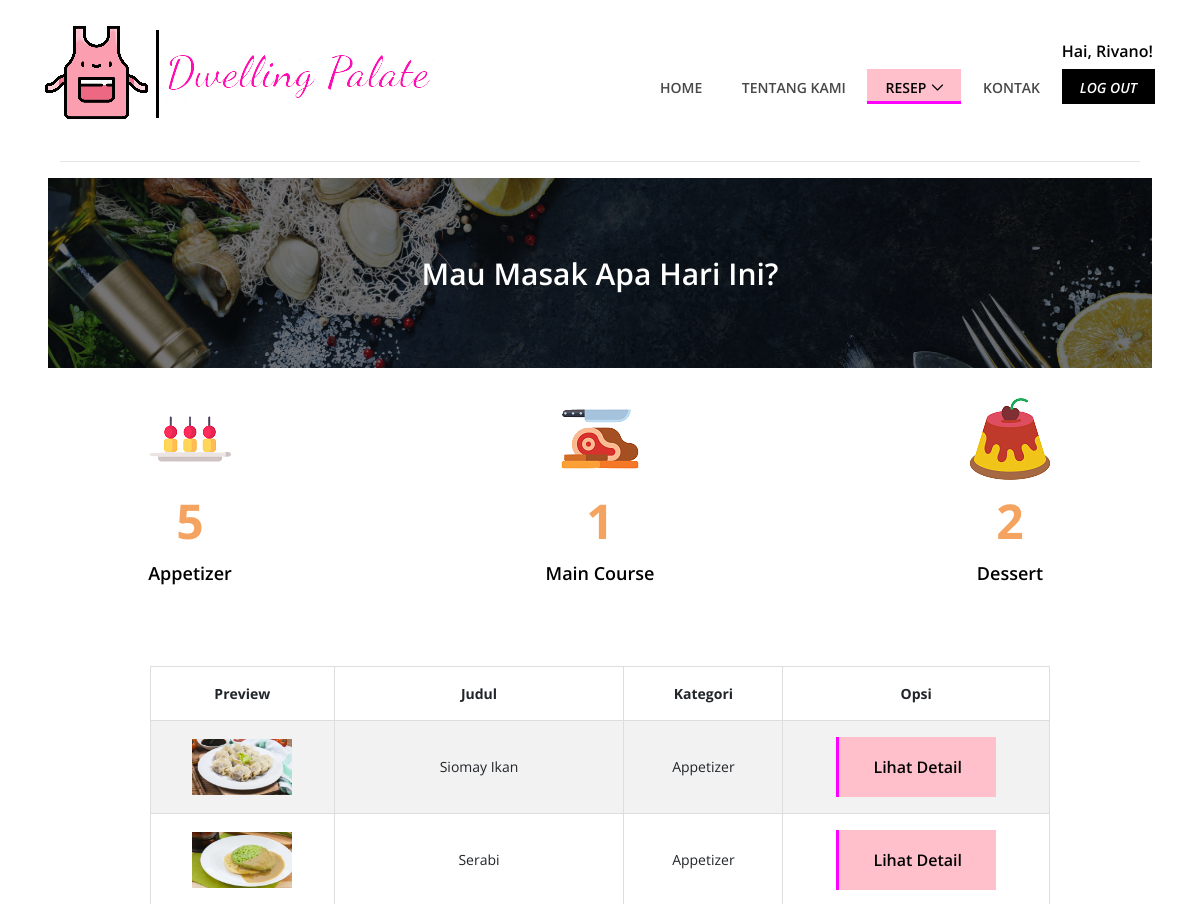
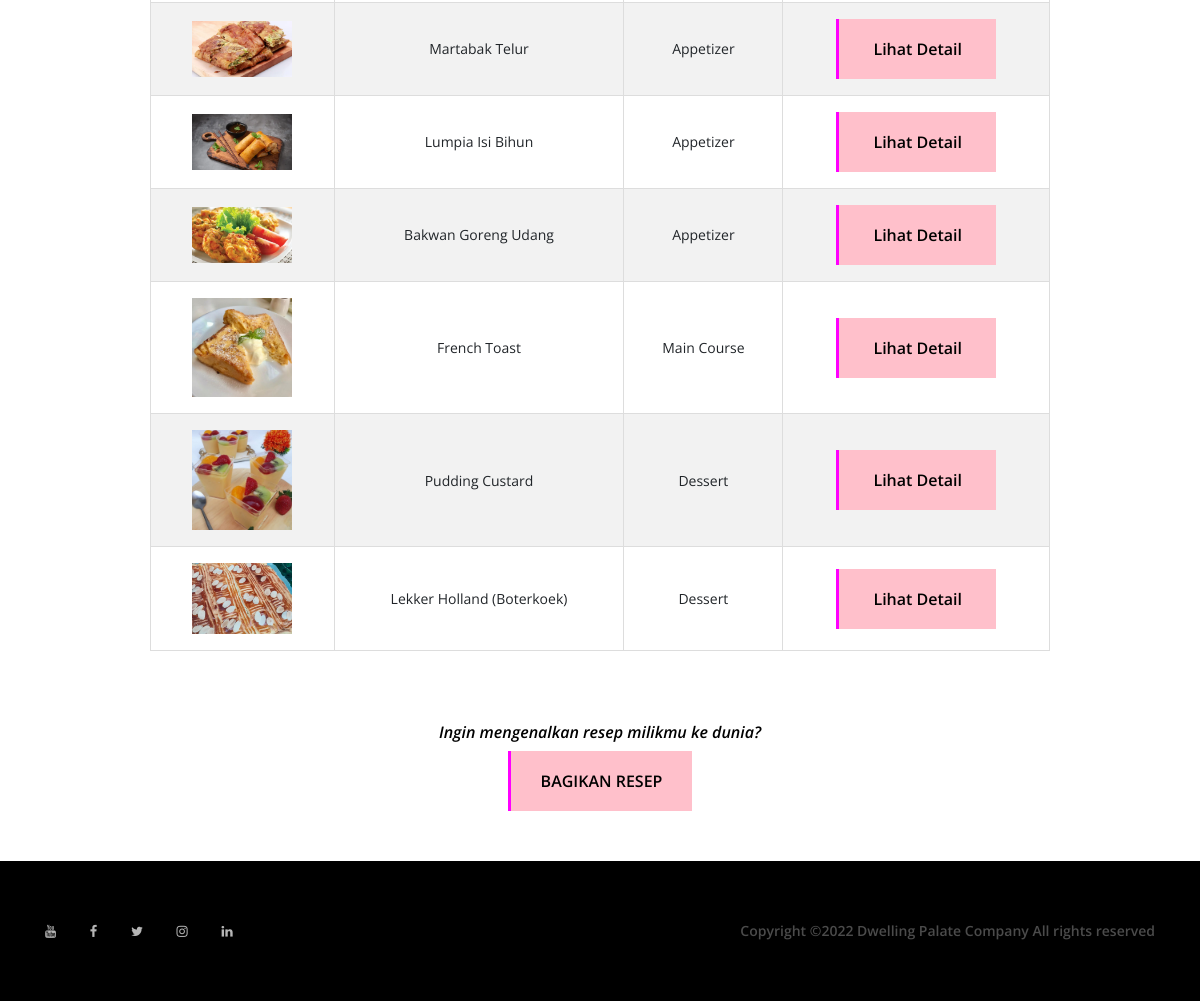
The page /output.php (signed in) on the database its author committed (2 pictures, top to bottom).
### tables this page shows
CREATE TABLE `dataresep` (
  `id_resep` int(11) NOT NULL,
  `judul` varchar(50) NOT NULL,
  `kategori` varchar(20) NOT NULL,
  `waktu` int(4) NOT NULL,
  `bahan` varchar(5000) NOT NULL,
  `langkah` varchar(5000) NOT NULL
);

### output.php (the view, shortened to what this page needs)
<?php
    $username = $_SESSION['username'];
?>
<!DOCTYPE html>
<html>
    <head>
        <link rel="stylesheet" href="style.css">
    </head>
    <body>
        <header class="header-area">
            <div class="main-menu">
                <div class="classy-nav-container breakpoint-off">
                    <div class="container">
                        <nav class="classy-navbar justify-content-between" id="deliciousNav">
                            <a class="nav-brand" href="home.php"><img src="img/png/logo.png" alt=""></a>
                            <div class="classy-menu">
                                <div class="classynav">
                                    <ul>
                                        <li><a href="home.php">Home</a></li>
                                        <li><a href="home.php#about">Tentang Kami</a></li>
                                        <li class="active"><a href="#">Resep</a>
                                        </li>
                                        <li><a href="home.php#contact">Kontak</a></li>
                                        <li><?php echo "<h6>Hai, ".$username."!</h6>"?>
                                        <a style="background-color: black; color: white;" href=logout.php><i>LOG OUT</i></a></li>
                                    </ul>
                                </div>
                            </div>
                        </nav>
                    </div>
                </div>
            </div>
        </header>
        <center>
            <hr width="90%">
            <a href="output.php">
                <div class="breadcumb-area bg-img bg-overlay" style="background-image: url(img/background/breadcumb.jpg);">
                    <div class="container h-100">
                        <div class="row h-100 align-items-center">
                            <div class="col-12">
                                <div class="breadcumb-text text-center">
                                    <h2>Mau Masak Apa Hari Ini?</h2>
                                </div>
                            </div>
                        </div>
                    </div>
                </div>
            </a>
            <?php
                include 'koneksi.php';
                $totalapp = 0;
                $app = mysqli_query($konek, 'SELECT * FROM dataresep WHERE kategori = "Appetizer"');
                while($countapp=mysqli_fetch_array($app))
                {
                    $totalapp ++;
                }
                $totalmc = 0;
                $mc = mysqli_query($konek, 'SELECT * FROM dataresep WHERE kategori = "Main Course"');
                while($countmc=mysqli_fetch_array($mc))
                {
                    $totalmc ++;
                }
                $totaldes = 0;
                $des = mysqli_query($konek, 'SELECT * FROM dataresep WHERE kategori = "Dessert"');
                while($countdes=mysqli_fetch_array($des))
                {
                    $totaldes ++;
                }
                ?>
            <div class="row align-items-center mt-30">
                <div class="col-12 col-sm-8 col-lg-4">
                    <a href='output.php?kategori="Appetizer"'>
                        <div class="single-cool-fact">
                            <img src="img/png/appetizer.png" alt="">
                            <h3><span class="counter"><?php echo $totalapp;?></span></h3>
                            <h6>Appetizer</h6>
                        </div>
                    </a>
                </div>
                <div class="col-12 col-sm-8 col-lg-4">
                    <a href='output.php?kategori="Main Course"'>
                        <div class="single-cool-fact">
                            <img src="img/png/maincourse.png" alt="">
                            <h3><span class="counter"><?php echo $totalmc;?></span></h3>
                            <h6>Main Course</h6>
                        </div>
                    </a>
                </div>
                <div class="col-12 col-sm-8 col-lg-4">
                    <a href='output.php?kategori="Dessert"'>
                        <div class="single-cool-fact">
                            <img src="img/png/dessert.png" alt="">
                            <h3><span class="counter"><?php echo $totaldes;?></span></h3>
                            <h6>Dessert</h6>
                        </div>
                    </a>
                </div>
            </div>
        <table border="1">
            <tr>
                <td> <b>Preview</b> </td>
                <td> <b>Judul</b> </td>
                <td> <b>Kategori</b> </td>
                <td> <b>Opsi</b> </td>
            </tr>
            <?php
                if($kategori = $_GET['kategori']){
                    $query = mysqli_query($konek, "SELECT * from dataresep WHERE kategori = $kategori");
                }
                else{
                    $query = mysqli_query($konek, "SELECT * from dataresep");
                }
                while($data=mysqli_fetch_array($query))
                {?>
                    <tr>
                        <td><?php echo '<img src="img/preview/preview('.$data['id_resep'].').jpg" width=100px>'; ?>
                        <td><?php echo $data['judul'];?></td>
                        <td><?php echo $data['kategori'];?></td>
                        <td>
                            <a href=recipe_detail.php?id_resep=<?php echo $data['id_resep'];?>><button class="btn dwelling-btn" type="button">Lihat Detail</button></a>
                        </td>
                    <?php }
                    ?>
                    </tr>
        </table>
        <br>
        <h6 class="mt-50"><i> Ingin mengenalkan resep milikmu ke dunia? </i></h6>
        <a href=form.php><button class="btn dwelling-btn" type="button">BAGIKAN RESEP</button></a>
        </center>
        <footer class="footer-area mt-50">
            <div class="container h-100">
                <div class="row h-100">
                    <div class="col-12 h-100 d-flex flex-wrap align-items-center justify-content-between">
                    <div class="footer-social-info text-right">
                        <a href="https://www.youtube.com/channel/UCZS7zcQi_KROpJM5_PTLsCA/featured" target="_blank"><i class="fa fa-youtube" aria-hidden="true"></i></a>
                        <a href="https://web.facebook.com/rivano.atk"  target="_blank"><i class="fa fa-facebook" aria-hidden="true""></i></a>
                        <a href="https://twitter.com/qifnav"  target="_blank"><i class="fa fa-twitter" aria-hidden="true""></i></a>
                        <a href="https://www.instagram.com/qifnav"  target="_blank"><i class="fa fa-instagram" aria-hidden="true""></i></a>
                        <a href="https://www.linkedin.com/in/rivano-kurniawan-2a40b91a6"  target="_blank"><i class="fa fa-linkedin" aria-hidden="true""></i></a>
                    </div>
                        <p>Copyright &copy;<script>document.write(new Date().getFullYear());</script> Dwelling Palate Company All rights reserved</p>
                    </div>
                </div>
            </div>
        </footer>
    </body>
</html>

### style.css (style rules this page uses)
* { margin: 0; padding: 0; }
body { font-family: "Open Sans", sans-serif; font-size: 14px; }
h1, h2, h3, h4, h5, h6 { color: #000000; line-height: 1.3; font-weight: 600; }
p { color: #9b9b9b; font-size: 14px; line-height: 2; font-weight: 400; }
a, a:hover, a:focus { -webkit-transition-duration: 500ms; transition-duration: 500ms; text-decoration: none; outline: 0 solid transparent; color: #000000; font-weight: 600; font-size: 14px; color: #474747; }
ul, ol { margin: 0; }
ul li, ol li { list-style: none; }
img { height: auto; max-width: 100%; }
.mt-30 { margin-top: 30px !important; }
.mt-50 { margin-top: 50px !important; }
table { border-collapse: collapse; border-spacing: 0; width: 75%; border: 1px solid #ddd; }
th, td { text-align: center; padding: 16px; }
tr:nth-child(even) { background-color: #f2f2f2; }
.bg-img { background-position: center center; background-size: cover; background-repeat: no-repeat; }
.bg-overlay { position: relative; z-index: 2; background-position: center center; background-size: cover; }
.bg-overlay::after { background-color: rgba(10, 12, 18, 0.55); position: absolute; z-index: -1; top: 0; left: 0; width: 100%; height: 100%; content: ""; }
.dwelling-btn { display: inline-block; min-width: 160px; height: 60px; color: black; border: none; border-left: 3px solid magenta; border-radius: 0; padding: 0 30px; font-size: 16px; line-height: 58px; font-weight: 600; -webkit-transition-duration: 500ms; transition-duration: 500ms; text-transform: capitalize; background-color: pink; }
.header-area { position: relative; z-index: 100; width: 100%; }
.header-area .main-menu { position: relative; width: 100%; z-index: 100; height: 145px; }
.header-area .main-menu .classy-nav-container { background-color: transparent; }
.header-area .main-menu .classy-navbar { height: 145px; padding: 0; }
.header-area .main-menu .classy-navbar .classynav ul li a { font-weight: 600; }
.header-area .main-menu .classy-navbar .classynav > ul > li > a { text-transform: uppercase; padding: 12px 18px 11px; background-color: transparent; border-bottom: 3px solid transparent; line-height: 1; color: #474747; font-weight: 600; }
.header-area .main-menu .classy-navbar .classynav > ul > li.active > a { color: black; background-color: pink; border-bottom: 3px solid magenta; }
.header-area .main-menu .classy-navbar .classynav > ul > li.active > a::after { color: black; }
.footer-area { position: relative; z-index: 1; width: 100%; height: 140px; background-color: #000000; }
.footer-area .footer-social-info { padding-right: 15px; }
.footer-area .footer-social-info a { display: inline-block; color: #b6b6b6; font-size: 13px; margin-right: 30px; }
.footer-area .footer-social-info a:last-child { margin-right: 0; }
.footer-area p { color: #4b4b4b; font-weight: 600; margin-bottom: 0; padding-left: 15px; }
.breadcumb-area { position: relative; z-index: 10; width: 92%; height: 190px; margin-left: 4%; margin-right: 4%; }
.breadcumb-area .breadcumb-text h2 { font-size: 30px; margin-bottom: 0; color: #ffffff; }
.single-cool-fact { position: relative; text-align: center; z-index: 1; margin-bottom: 80px; }
.single-cool-fact img { display: block; margin: 0 auto 10px; }
.single-cool-fact h3 { font-size: 48px; margin-bottom: 10px; color: sandybrown; font-weight: 700; }
.single-cool-fact h6 { font-size: 18px; margin-bottom: 0; }

### rows shown on the page
dataresep: shows a picture, judul "Siomay Ikan", kategori "Appetizer"
dataresep: shows a picture, judul "Serabi", kategori "Appetizer"
dataresep: shows a picture, judul "Martabak Telur", kategori "Appetizer"
dataresep: shows a picture, judul "Lumpia Isi Bihun", kategori "Appetizer"
dataresep: shows a picture, judul "Bakwan Goreng Udang", kategori "Appetizer"
dataresep: shows a picture, judul "French Toast", kategori "Main Course"
dataresep: shows a picture, judul "Pudding Custard", kategori "Dessert"
dataresep: shows a picture, judul "Lekker Holland (Boterkoek)", kategori "Dessert"

### other values the page prints
$username "Rivano"
$totalapp "5"
$totalmc "1"
$totaldes "2"
